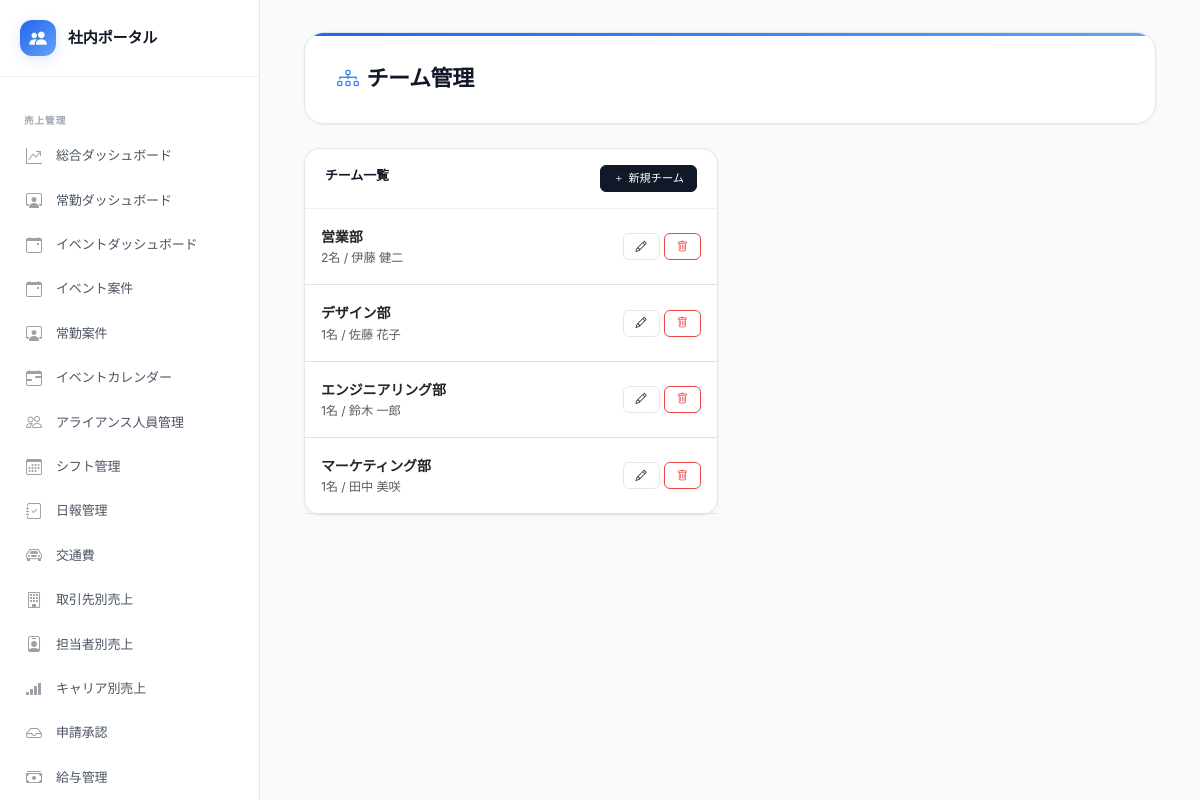
/admin/teams.php (signed in), run on the app's committed database.
### tables this page shows
CREATE TABLE IF NOT EXISTS teams (
    id INT PRIMARY KEY AUTO_INCREMENT,
    name VARCHAR(100) NOT NULL,
    description TEXT,
    manager_id INT NULL,
    sub_manager_id INT NULL,
    strengths_analysis TEXT COMMENT 'ストレングスファインダー分析（AI生成）',
    spi_analysis TEXT COMMENT 'SPI分析（AI生成）',
    team_strengths TEXT COMMENT 'チームの強み',
    team_challenges TEXT COMMENT 'チームの課題',
    management_points TEXT COMMENT 'マネジメントの要点',
    ideal_recruit TEXT COMMENT 'このチームに合う人',
    sort_order INT DEFAULT 0,
    created_at TIMESTAMP DEFAULT CURRENT_TIMESTAMP,
    updated_at TIMESTAMP DEFAULT CURRENT_TIMESTAMP ON UPDATE CURRENT_TIMESTAMP
);

CREATE TABLE IF NOT EXISTS employees (
    id INT PRIMARY KEY AUTO_INCREMENT,
    employee_number VARCHAR(20) UNIQUE COMMENT '社員番号',
    name VARCHAR(100) NOT NULL COMMENT '氏名',
    name_kana VARCHAR(100) COMMENT '氏名（かな）',
    email VARCHAR(200) UNIQUE,
    department VARCHAR(100) COMMENT '部署',
    job_title VARCHAR(100) COMMENT '職種・役職',
    hire_date DATE COMMENT '入社日',
    birth_date DATE COMMENT '生年月日',
    photo_path VARCHAR(255) COMMENT '顔写真パス',
    bio TEXT COMMENT '自己紹介・プロフィール',
    career_summary TEXT COMMENT 'キャリアサマリー（AI生成）',
    strengths_text TEXT COMMENT '得意なこと',
    weaknesses_text TEXT COMMENT '苦手なこと',
    how_to_utilize TEXT COMMENT 'この人の活かし方（AI生成）',
    is_active TINYINT DEFAULT 1 COMMENT '在籍フラグ',
    created_at TIMESTAMP DEFAULT CURRENT_TIMESTAMP,
    updated_at TIMESTAMP DEFAULT CURRENT_TIMESTAMP ON UPDATE CURRENT_TIMESTAMP
);

### includes/functions.php (called while the page is built, shortened)
<?php
function h(mixed $value): string {
    return htmlspecialchars((string)($value ?? ''), ENT_QUOTES | ENT_HTML5, 'UTF-8');
}
function getAllTeams(?int $companyId = null): array {
    $db = getDB();
    $sql = 'SELECT t.*,
                   m.name AS manager_name,
                   sm.name AS sub_manager_name,
                   COUNT(tm.employee_id) AS member_count
            FROM teams t
            LEFT JOIN employees m ON t.manager_id = m.id
            LEFT JOIN employees sm ON t.sub_manager_id = sm.id
            LEFT JOIN team_members tm ON t.id = tm.team_id';
    $params = [];
    $sql .= ' GROUP BY t.id ORDER BY t.sort_order, t.name';
    $stmt = $db->prepare($sql);
    $stmt->execute($params);
    return $stmt->fetchAll();
}

### admin/teams.php (the view, shortened to what this page needs)
<?php
require_once __DIR__ . '/../config/config.php';
require_once __DIR__ . '/../includes/functions.php';
$cid       = getCompanyId();
$teams    = getAllTeams($cid);
require_once __DIR__ . '/../includes/header.php';
?>
<div class="container-fluid">
    <div class="page-header">
        <h1><i class="bi bi-diagram-3 me-2"></i>チーム管理</h1>
    </div>
    <div class="row g-4">
        <div class="col-lg-6">
            <div class="card">
                <div class="card-header d-flex justify-content-between">
                    <span>チーム一覧</span>
                    <a href="?edit=new" class="btn btn-sm btn-primary">
                        <i class="bi bi-plus me-1"></i>新規チーム
                    </a>
                </div>
                <div class="card-body p-0">
                    <?php foreach ($teams as $team): ?>
                    <div class="d-flex justify-content-between align-items-center p-3 border-bottom">
                        <div>
                            <div class="fw-semibold"><?= h($team['name']) ?></div>
                            <div class="text-muted small">
                                <?= $team['member_count'] ?>名
                                <?php if ($team['manager_name']): ?>
                                / <?= h($team['manager_name']) ?>
                                <?php endif; ?>
                            </div>
                        </div>
                        <div class="d-flex gap-1">
                            <a href="?edit=<?= $team['id'] ?>" class="btn btn-sm btn-outline-primary">
                                <i class="bi bi-pencil"></i>
                            </a>
                            <form method="POST" class="d-inline">
                                <button type="submit" class="btn btn-sm btn-outline-danger"
                                        onclick="return confirm('チームを削除しますか？メンバーの所属情報も削除されます。')">
                                    <i class="bi bi-trash"></i>
                                </button>
                            </form>
                        </div>
                    </div>
                    <?php endforeach; ?>
                </div>
            </div>
        </div>
    </div>
</div>
<?php require_once __DIR__ . '/../includes/footer.php'; ?>

### public/assets/css/style.css (style rules this page uses)
:root { --n50: #f9fafb; --n100: #f3f4f6; --n200: #e5e7eb; --n300: #d1d5db; --n400: #9ca3af; --n500: #6b7280; --n600: #4b5563; --n700: #374151; --n800: #1f2937; --n900: #111827; --a50: #eff6ff; --a100: #dbeafe; --a200: #bfdbfe; --a400: #60a5fa; --a500: #3b82f6; --a600: #2563eb; --a700: #1d4ed8; --green: #10b981; --green-light: #ecfdf5; --amber: #f59e0b; --amber-light: #fffbeb; --red: #ef4444; --red-light: #fef2f2; --cyan: #06b6d4; --purple: #8b5cf6; --bg: #f9fafb; --bg-card: #ffffff; --bg-nav: #ffffff; --bg-muted: var(--n50); --text: var(--n900); --text-sub: var(--n500); --text-dim: var(--n400); --border: var(--n200); --border-light: #f0f0f0; --accent: var(--a600); --grad-green: linear-gradient(135deg, #2563eb, #60a5fa); --grad-dark: linear-gradient(135deg, #1f2937, #374151); --grad-hero: linear-gradient(135deg, #2563eb 0%, #3b82f6 50%, #60a5fa 100%); --grad-subtle: linear-gradient(135deg, rgba(37,99,235,.04), rgba(96,165,250,.02)); --sans: 'Noto Sans JP', 'Inter', -apple-system, BlinkMacSystemFont, 'Segoe UI', sans-serif; --mono: 'JetBrains Mono', 'SF Mono', monospace; --xs: .7rem; --sm: .8125rem; --base: .875rem; --md: .9375rem; --lg: 1rem; --xl: 1.125rem; --2xl: 1.375rem; --3xl: 1.75rem; --4xl: 2.25rem; --sp1:4px; --sp2:8px; --sp3:12px; --sp4:16px; --sp5:20px; --sp6:24px; --sp8:32px; --sp10:40px; --sp12:48px; --r-sm:6px; --r:8px; --r-lg:12px; --r-xl:16px; --r-2xl:20px; --r-full:9999px; --sh-xs: 0 1px 2px rgba(0,0,0,.04); --sh-sm: 0 1px 3px rgba(0,0,0,.05), 0 1px 2px rgba(0,0,0,.03); --sh-md: 0 4px 6px -1px rgba(0,0,0,.05), 0 2px 4px -2px rgba(0,0,0,.03); --sh-lg: 0 10px 15px -3px rgba(0,0,0,.06), 0 4px 6px -4px rgba(0,0,0,.04); --sh-xl: 0 20px 25px -5px rgba(0,0,0,.06), 0 8px 10px -6px rgba(0,0,0,.04); --sh-ring: 0 0 0 1px rgba(0,0,0,.04); --sh-green: 0 4px 14px rgba(37,99,235,.15); --sh-card: 0 1px 3px rgba(0,0,0,.04), 0 0 0 1px rgba(0,0,0,.02); --ease: cubic-bezier(.4,0,.2,1); --spring: cubic-bezier(.34,1.56,.64,1); --dur: 180ms; --dur-slow: 300ms; }
*, *::before, *::after { box-sizing: border-box; }
body { font-family: var(--sans); background: var(--bg); color: var(--text); font-size: var(--base); line-height: 1.65; letter-spacing: -.01em; -webkit-font-smoothing: antialiased; -moz-osx-font-smoothing: grayscale; margin: 0; }
a { color: var(--accent); text-decoration: none; transition: color var(--dur) var(--ease); }
.main-wrapper > .container-fluid { animation: fadeInUp .35s var(--ease) both; }
.container-fluid { max-width: 1320px; }
.card { border: 1px solid var(--border); border-radius: var(--r-xl); background: var(--bg-card); box-shadow: var(--sh-card); transition: all var(--dur-slow) var(--ease); }
.card-header { background: transparent; border-bottom: 1px solid var(--border-light); padding: var(--sp4) var(--sp5); font-weight: 600; font-size: var(--sm); color: var(--text); }
.card-body { padding: var(--sp5); }
.page-header { background: var(--bg-card); color: var(--text); border-radius: var(--r-2xl); padding: var(--sp8) var(--sp8); margin-bottom: var(--sp6); border: 1px solid var(--border); position: relative; overflow: hidden; box-shadow: var(--sh-card); }
.page-header::before { content: ''; position: absolute; top: 0; left: 0; right: 0; height: 3px; background: var(--grad-hero); display: block; }
.page-header::after { display: none; }
.page-header h1 { font-size: var(--2xl); font-weight: 700; margin: 0; letter-spacing: -.02em; color: var(--text); }
.page-header h1 i { color: var(--a500); }
.btn { font-size: var(--sm); font-weight: 500; border-radius: var(--r); padding: 7px var(--sp4); transition: all var(--dur) var(--ease); letter-spacing: 0; position: relative; }
.btn-primary { background: var(--n900); border-color: var(--n900); color: #fff; }
.btn-outline-primary { color: var(--n900); border-color: var(--border); }
.btn-outline-danger { color: var(--red); border-color: var(--red); }
.btn-sm { font-size: var(--xs); padding: 4px 12px; border-radius: var(--r-sm); }
html { overflow-x: hidden; }
body { overflow-x: hidden; }

### data on the page
teams: name "営業部", member_count "2", manager.name "伊藤 健二"
teams: name "デザイン部", member_count "1", manager.name "佐藤 花子"
teams: name "エンジニアリング部", member_count "1", manager.name "鈴木 一郎"
teams: name "マーケティング部", member_count "1", manager.name "田中 美咲"

### other printed values
$label "売上管理"
$label "総合ダッシュボード 常勤ダッシュボード イベントダッシュボード イベント案件 常勤案件 イベントカレンダー アライアンス人員管理 シフト管理 日報管理 交通費 取引先別売上 担当者別売上 キャリア別売上 申請承認 給与管理"
